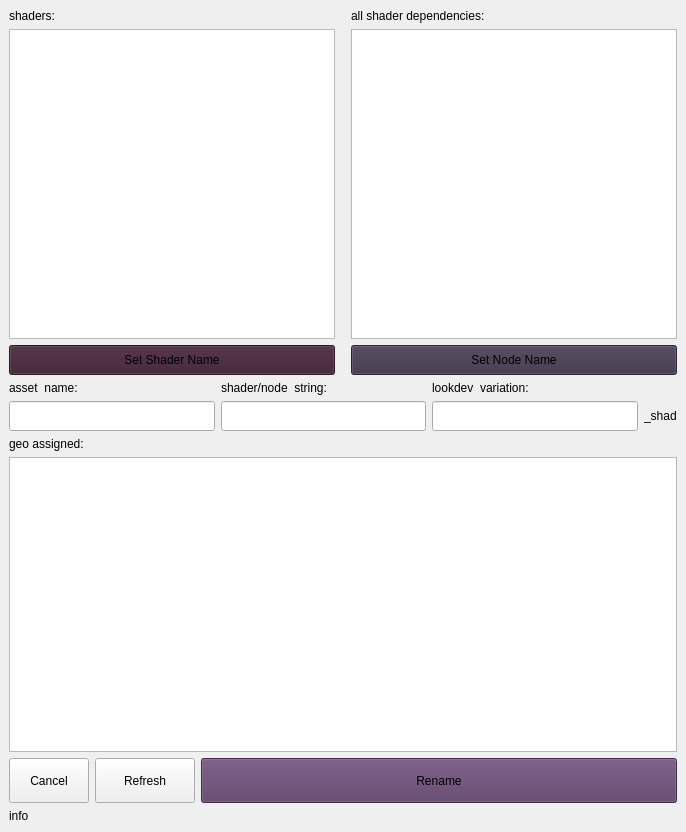
<?xml version="1.0" encoding="UTF-8"?>
<ui version="4.0">
 <class>shaderRenamerGUI</class>
 <widget class="QMainWindow" name="shaderRenamerGUI">
  <property name="enabled">
   <bool>true</bool>
  </property>
  <property name="geometry">
   <rect>
    <x>0</x>
    <y>0</y>
    <width>686</width>
    <height>832</height>
   </rect>
  </property>
  <property name="windowTitle">
   <string>MainWindow</string>
  </property>
  <property name="styleSheet">
   <string notr="true"/>
  </property>
  <widget class="QWidget" name="centralwidget">
   <property name="sizePolicy">
    <sizepolicy hsizetype="Preferred" vsizetype="Preferred">
     <horstretch>0</horstretch>
     <verstretch>0</verstretch>
    </sizepolicy>
   </property>
   <layout class="QGridLayout" name="gridLayout_2">
    <item row="0" column="0">
     <layout class="QGridLayout" name="midLeft_GridLayout">
      <item row="0" column="0">
       <widget class="QLabel" name="shadersLable">
        <property name="text">
         <string>shaders:</string>
        </property>
       </widget>
      </item>
      <item row="1" column="0">
       <widget class="QListView" name="shadersListView">
        <property name="enabled">
         <bool>true</bool>
        </property>
       </widget>
      </item>
      <item row="1" column="2">
       <widget class="QListView" name="dependenciesListView"/>
      </item>
      <item row="1" column="1">
       <spacer name="topSpacer">
        <property name="orientation">
         <enum>Qt::Vertical</enum>
        </property>
        <property name="sizeHint" stdset="0">
         <size>
          <width>10</width>
          <height>40</height>
         </size>
        </property>
       </spacer>
      </item>
      <item row="0" column="2">
       <widget class="QLabel" name="dependenciesLabel">
        <property name="text">
         <string>all shader dependencies:</string>
        </property>
       </widget>
      </item>
      <item row="2" column="2">
       <widget class="QPushButton" name="setNodeNameButton">
        <property name="minimumSize">
         <size>
          <width>0</width>
          <height>30</height>
         </size>
        </property>
        <property name="styleSheet">
         <string notr="true">QPushButton{background-color: rgb(60, 50, 70);}</string>
        </property>
        <property name="text">
         <string>Set Node Name</string>
        </property>
       </widget>
      </item>
      <item row="2" column="0">
       <widget class="QPushButton" name="setNameButton">
        <property name="minimumSize">
         <size>
          <width>0</width>
          <height>30</height>
         </size>
        </property>
        <property name="styleSheet">
         <string notr="true">QPushButton{background-color: rgb(60, 30, 50);}</string>
        </property>
        <property name="text">
         <string>Set Shader Name</string>
        </property>
       </widget>
      </item>
     </layout>
    </item>
    <item row="1" column="0" rowspan="2">
     <layout class="QGridLayout" name="top_GridLayout" columnstretch="0,0,0,0,0">
      <item row="2" column="0">
       <widget class="QLineEdit" name="assetLineEdit">
        <property name="minimumSize">
         <size>
          <width>0</width>
          <height>30</height>
         </size>
        </property>
        <property name="text">
         <string/>
        </property>
       </widget>
      </item>
      <item row="0" column="0">
       <widget class="QLabel" name="assetLabel">
        <property name="text">
         <string>asset  name:</string>
        </property>
       </widget>
      </item>
      <item row="0" column="3">
       <widget class="QLabel" name="variationLable">
        <property name="text">
         <string>lookdev  variation:</string>
        </property>
       </widget>
      </item>
      <item row="2" column="1">
       <widget class="QLineEdit" name="shaderNameLineEdit">
        <property name="sizePolicy">
         <sizepolicy hsizetype="Expanding" vsizetype="Fixed">
          <horstretch>0</horstretch>
          <verstretch>0</verstretch>
         </sizepolicy>
        </property>
        <property name="minimumSize">
         <size>
          <width>0</width>
          <height>30</height>
         </size>
        </property>
       </widget>
      </item>
      <item row="2" column="3">
       <widget class="QLineEdit" name="variationLineEdit">
        <property name="minimumSize">
         <size>
          <width>0</width>
          <height>30</height>
         </size>
        </property>
       </widget>
      </item>
      <item row="2" column="4">
       <widget class="QLabel" name="subfixLabel">
        <property name="text">
         <string>_shad</string>
        </property>
       </widget>
      </item>
      <item row="0" column="1">
       <widget class="QLabel" name="shaderNameLabel">
        <property name="text">
         <string>shader/node  string:</string>
        </property>
       </widget>
      </item>
     </layout>
    </item>
    <item row="18" column="0">
     <layout class="QVBoxLayout" name="bottom_VBoxLayout">
      <item>
       <widget class="QLabel" name="assignedGeoLable">
        <property name="text">
         <string>geo assigned:</string>
        </property>
       </widget>
      </item>
      <item>
       <widget class="QListWidget" name="geoAssignedListWidget"/>
      </item>
      <item>
       <layout class="QHBoxLayout" name="exportButton_HBoxLayout">
        <item>
         <widget class="QPushButton" name="cancel_Button">
          <property name="sizePolicy">
           <sizepolicy hsizetype="Maximum" vsizetype="Minimum">
            <horstretch>0</horstretch>
            <verstretch>0</verstretch>
           </sizepolicy>
          </property>
          <property name="minimumSize">
           <size>
            <width>0</width>
            <height>45</height>
           </size>
          </property>
          <property name="text">
           <string>Cancel</string>
          </property>
         </widget>
        </item>
        <item>
         <widget class="QPushButton" name="refreshButton">
          <property name="sizePolicy">
           <sizepolicy hsizetype="Maximum" vsizetype="Maximum">
            <horstretch>0</horstretch>
            <verstretch>0</verstretch>
           </sizepolicy>
          </property>
          <property name="minimumSize">
           <size>
            <width>100</width>
            <height>45</height>
           </size>
          </property>
          <property name="text">
           <string>Refresh</string>
          </property>
         </widget>
        </item>
        <item>
         <widget class="QPushButton" name="renameButton">
          <property name="sizePolicy">
           <sizepolicy hsizetype="Minimum" vsizetype="Minimum">
            <horstretch>0</horstretch>
            <verstretch>0</verstretch>
           </sizepolicy>
          </property>
          <property name="minimumSize">
           <size>
            <width>0</width>
            <height>45</height>
           </size>
          </property>
          <property name="styleSheet">
           <string notr="true">QPushButton{background-color: rgb(90, 60, 100);}</string>
          </property>
          <property name="text">
           <string>Rename</string>
          </property>
         </widget>
        </item>
       </layout>
      </item>
     </layout>
    </item>
    <item row="19" column="0">
     <widget class="QLabel" name="infoLabel">
      <property name="text">
       <string>info</string>
      </property>
     </widget>
    </item>
    <item row="3" column="0">
     <layout class="QHBoxLayout" name="horizontalLayout"/>
    </item>
   </layout>
  </widget>
 </widget>
 <resources/>
 <connections/>
</ui>
